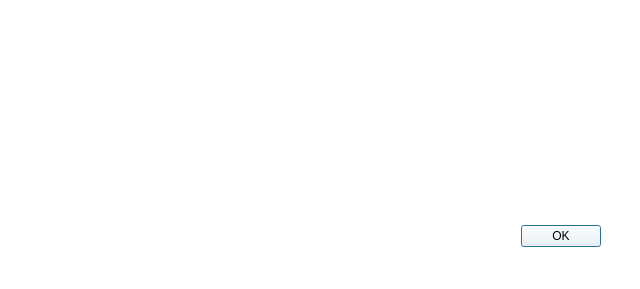
<?xml version="1.0" encoding="UTF-8"?>
<ui version="4.0">
 <class>successDialog</class>
 <widget class="QDialog" name="successDialog">
  <property name="geometry">
   <rect>
    <x>0</x>
    <y>0</y>
    <width>640</width>
    <height>289</height>
   </rect>
  </property>
  <property name="windowTitle">
   <string/>
  </property>
  <property name="styleSheet">
   <string notr="true">background-color: rgb(255, 255, 255);</string>
  </property>
  <widget class="QDialogButtonBox" name="buttonBox">
   <property name="geometry">
    <rect>
     <x>-200</x>
     <y>220</y>
     <width>801</width>
     <height>32</height>
    </rect>
   </property>
   <property name="font">
    <font>
     <pointsize>10</pointsize>
    </font>
   </property>
   <property name="orientation">
    <enum>Qt::Horizontal</enum>
   </property>
   <property name="standardButtons">
    <set>QDialogButtonBox::Ok</set>
   </property>
  </widget>
  <widget class="QLabel" name="label">
   <property name="geometry">
    <rect>
     <x>30</x>
     <y>40</y>
     <width>561</width>
     <height>101</height>
    </rect>
   </property>
   <property name="font">
    <font>
     <pointsize>13</pointsize>
    </font>
   </property>
   <property name="styleSheet">
    <string notr="true">color: rgb(255, 0, 0);</string>
   </property>
   <property name="text">
    <string/>
   </property>
   <property name="alignment">
    <set>Qt::AlignLeading|Qt::AlignLeft|Qt::AlignTop</set>
   </property>
   <property name="indent">
    <number>10</number>
   </property>
  </widget>
 </widget>
 <resources/>
 <connections>
  <connection>
   <sender>buttonBox</sender>
   <signal>accepted()</signal>
   <receiver>successDialog</receiver>
   <slot>accept()</slot>
   <hints>
    <hint type="sourcelabel">
     <x>248</x>
     <y>254</y>
    </hint>
    <hint type="destinationlabel">
     <x>157</x>
     <y>274</y>
    </hint>
   </hints>
  </connection>
  <connection>
   <sender>buttonBox</sender>
   <signal>rejected()</signal>
   <receiver>successDialog</receiver>
   <slot>reject()</slot>
   <hints>
    <hint type="sourcelabel">
     <x>316</x>
     <y>260</y>
    </hint>
    <hint type="destinationlabel">
     <x>286</x>
     <y>274</y>
    </hint>
   </hints>
  </connection>
 </connections>
</ui>
